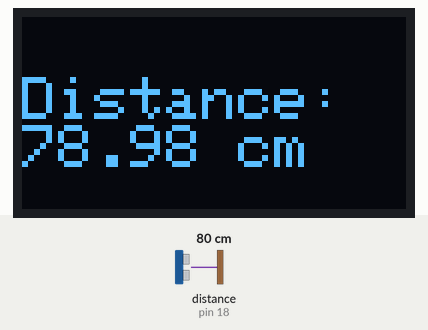
A sketch run on a simulated Arduino Uno, built with avr-gcc and run on an emulated ATmega328P. On the bench: 128×64 one-colour display. Wiring (inferred from the names in the program): ultrasonic range finder: trigger pin 5; echo pin 18. Inputs (shaded band) come from the test bench; at power-on: distance to the obstacle (sensor on pin 18) 80 cm. The echo pulse lasts 58.3 µs per cm; what the sketch prints to the serial monitor is not drawn.

Above: at 1.8 s.
1.9 s: distance to the obstacle (sensor on pin 18) set to 2 cm
At 4.4 s:
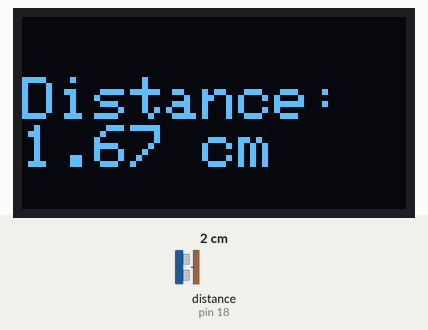
6.0 s: distance to the obstacle (sensor on pin 18) set to 4 cm
At 7.6 s:
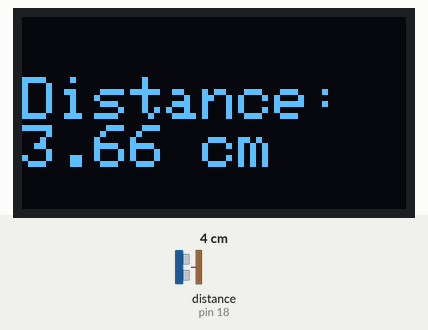
9.8 s: distance to the obstacle (sensor on pin 18) set to 9 cm
At 11.4 s:
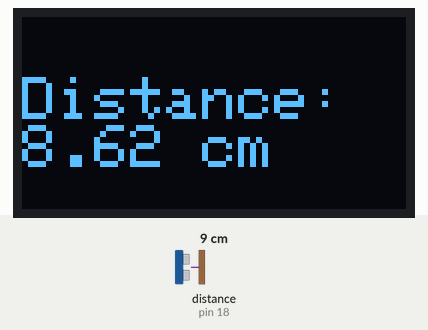
Timing chart, 0 to 12.9 s (numbered marks = the images above; inputs shaded):
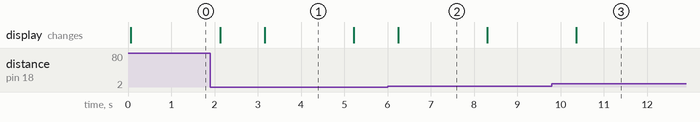

The sketch:

ultrasonic_oled.ino
```cpp
#include <Wire.h>
#include <Adafruit_GFX.h>
#include <Adafruit_SSD1306.h>

#define OLED_ADDR 0x3C
Adafruit_SSD1306 display(128, 64, &Wire, -1);

const int trigPin = 5;
const int echoPin = 18;
// Define sound speed in cm/uS
const float SOUND_SPEED = 0.034;

long duration;
float distanceCm;

void setup() {
    // Initialize serial communication
    Serial.begin(9600);

    // Initialize the OLED display
    display.begin(SSD1306_SWITCHCAPVCC, OLED_ADDR);
    display.clearDisplay();
    display.setTextColor(WHITE);
    display.setTextSize(2);

    // Initialize ultrasonic sensor pins
    pinMode(trigPin, OUTPUT);
    pinMode(echoPin, INPUT);
}

void loop() {
    // Clear trigPin
    digitalWrite(trigPin, LOW);
    delayMicroseconds(2);

    // Set trigPin to HIGH state for 10 microseconds
    digitalWrite(trigPin, HIGH);
    delayMicroseconds(10);
    digitalWrite(trigPin, LOW);

    // Read echoPin, return sound wave travel time in microseconds
    duration = pulseIn(echoPin, HIGH);

    // Calculate distance
    distanceCm = (duration * SOUND_SPEED) / 2;

    // Print distance to Serial Monitor
    Serial.print("Distance (cm): ");
    Serial.println(distanceCm);

    // Display distance on OLED
    display.clearDisplay();
    display.setCursor(0, 20);
    display.print("Distance: ");
    display.print(distanceCm);
    display.print(" cm");
    display.display();
    delay(1000); // Wait for a second
}
```

Measured:
- after the input at 1.9 s, the display: first changes after 0.23 s (image 1 shows a later state)
- after the input at 6.0 s, the display: changes after 0.25 s (image 2)
- after the input at 9.8 s, the display: changes after 0.57 s (image 3)
- what the display in image 1 shows lasts 2.0 s, from 3.2 s to 5.2 s
